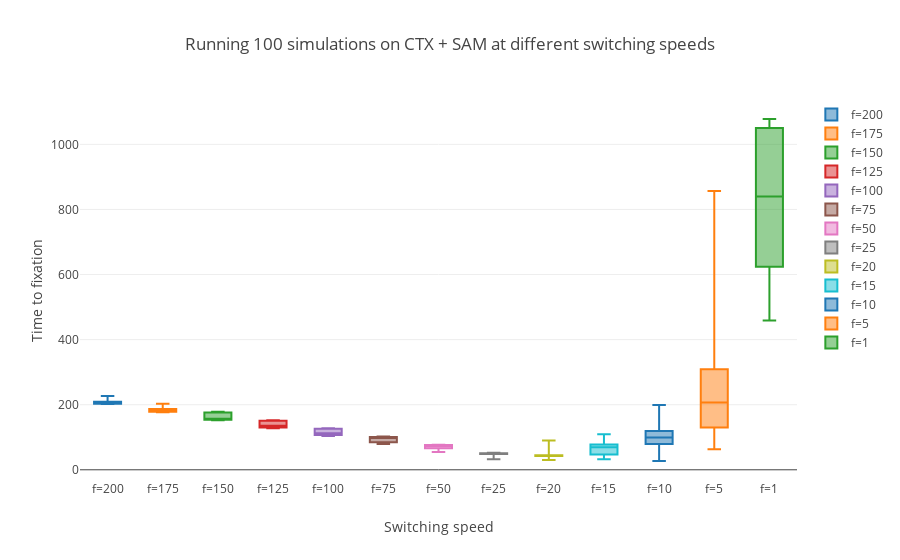

Notebook cell for this chart:
### Markdown cell above
### K=10^4

### Code cell
display(table_switching(pairs[0], carrying_cap=10**4, prob_mutation=10**-3))
box_switching(pairs[0], carrying_cap=10**4, prob_mutation=10**-3)
